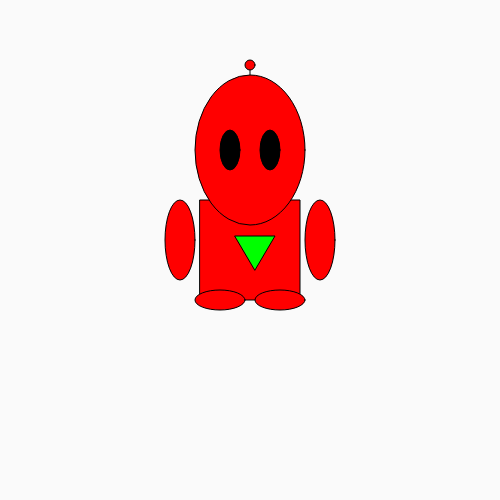
Frame 1 (no input)
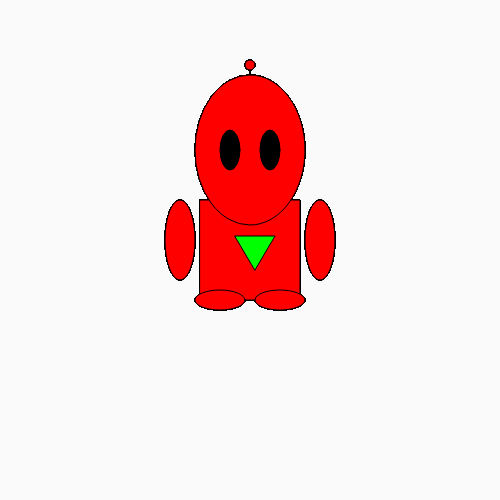
Frame 60 (no input)
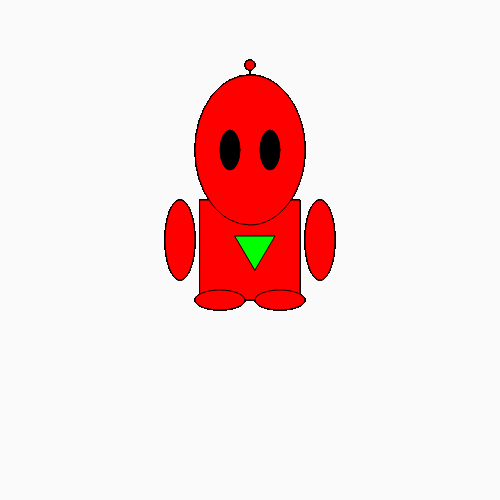
Frame 120 (the mouse pressed at the canvas centre since frame 60)

The p5.js sketch that drew these frames (run headless with seeded random() and noise() and a simulated clock; from frame 60 on, the mouse is pressed at the canvas centre):

// p5.js sketch
// ── sketch.js
function setup() {
  createCanvas(500, 500);
  background(250);
}

function draw() {
  // Antenna
  fill(255, 0, 0);
  line(250, 95, 250, 65);
  circle(250, 65, 10);
  
  // Body
  fill(255, 0, 0);
  rect(200, 200, 100, 100);
  
  // Head
  fill(255, 0, 0);
  ellipse(250, 150, 110, 150);
  
  // Eyes
  fill(0);
  ellipse(230, 150, 20, 40);
  ellipse(270, 150, 20, 40);
  
  // Feet
  fill(255, 0, 0);
  ellipse(220, 300, 50, 20);
  ellipse(280, 300, 50, 20);
  
  // Arms
  fill(255, 0, 0);
  ellipse(180, 240, 30, 80);
  ellipse(320, 240, 30, 80);
  
  // Triangle on the body
  fill(0, 255, 0);
  triangle(235, 236, 275, 236, 255, 270);
}
